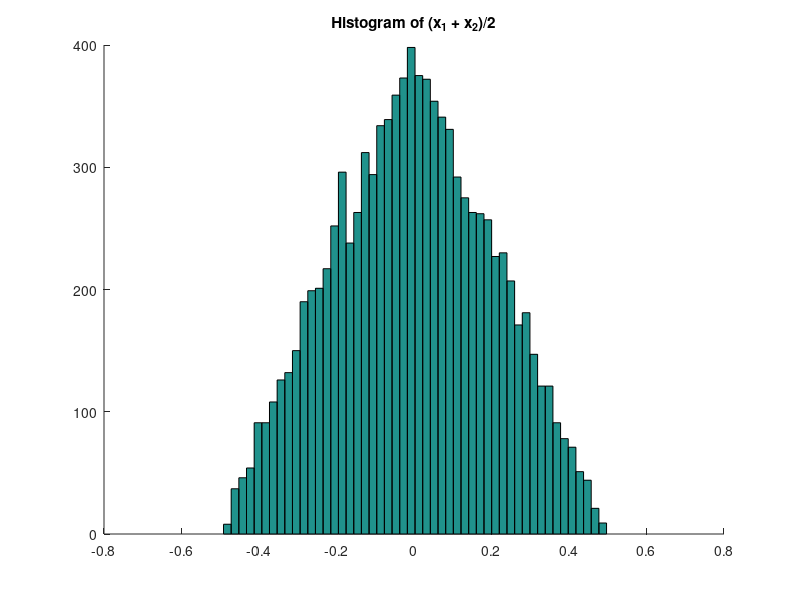
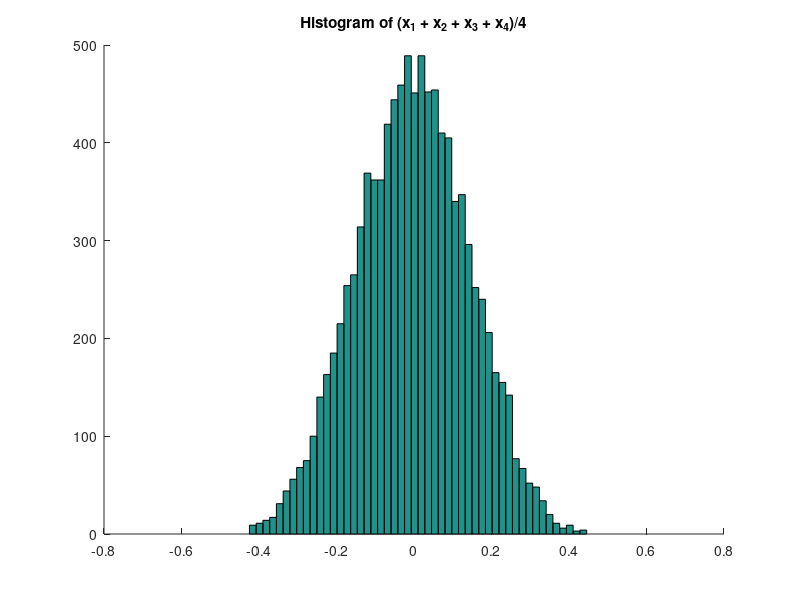

Reproduce these figures in MATLAB, in order.
%% ASEN 5044 HW 4 Script
% By: Ian Faber

%% Housekeeping
clc; clear; close all;

%% Problem 4 - Simon 2.16
% Setup
min = -0.5;
max = 0.5;
nSamples = 10000;
nBins = 50;

% Generate random variables
x1 = min + (max-min)*rand(nSamples, 1);
x2 = min + (max-min)*rand(nSamples, 1);
x3 = min + (max-min)*rand(nSamples, 1);
x4 = min + (max-min)*rand(nSamples, 1);

% Plot histograms
A = (x1 + x2)/2;
B = (x1 + x2 + x3 + x4)/4;

figure(1)
hold on;
title("Histogram of (x_1 + x_2)/2")
hist(A, nBins)

figure(2)
hold on;
title("Histogram of (x_1 + x_2 + x_3 + x_4)/4")
hist(B, nBins)
